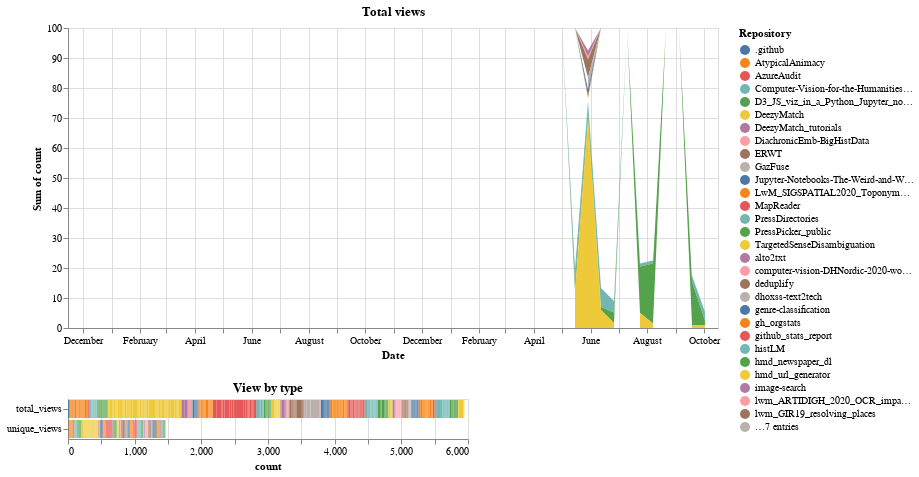

The notebook cell saved with this chart:
### Markdown cell above
## Views over time

The top chart shows us the total views over time by repository, the bottom histogram breaks this down by view type

### Code cell
chart & bar

### Figure 1 — Vega-Lite specification as saved in the notebook (floating-point values rounded to 4 significant figures; data arrays with more than 128 entries replaced by an {"elided": "..."} marker saying what was removed)
{"config": {"view": {"continuousWidth": 400, "continuousHeight": 300}}, "vconcat": [{"mark": "area", "encoding": {"color": {"type": "nominal", "field": "variable_0", "title": "Repository"}, "tooltip": {"type": "quantitative", "aggregate": "sum", "field": "count"}, "x": {"type": "temporal", "axis": {"tickCount": 24, "title": "Date"}, "field": "index"}, "y": {"type": "quantitative", "aggregate": "sum", "field": "count"}}, "selection": {"selector001": {"type": "interval"}}, "title": "Total views", "transform": [{"filter": {"equal": "total_views", "field": "variable_1"}}], "width": 650}, {"mark": "bar", "encoding": {"color": {"type": "nominal", "field": "variable_0", "title": "Repository"}, "x": {"type": "quantitative", "field": "count"}, "y": {"type": "nominal", "field": "variable_1", "title": null}}, "title": "View by type", "transform": [{"filter": {"selection": "selector001"}}]}], "data": {"name": "data-2fd0d12148e5e3a35d62432eed925e9e"}, "$schema": "https://vega.github.io/schema/vega-lite/v4.8.1.json", "datasets": {"data-2fd0d12148e5e3a35d62432eed925e9e": {"elided": "3672 records"}}}
